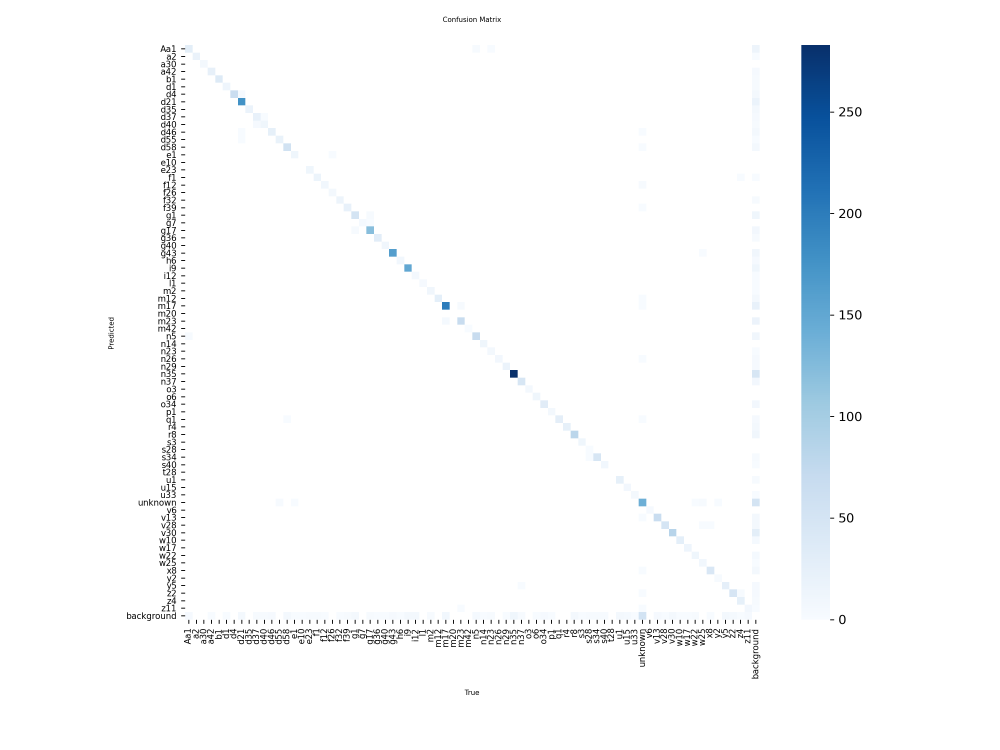
#> input picture confusion_matrix_v3.png, 3000 x 2250 px (shown at 1/3 size); its folder holds only this picture in this run
$ python modify_imgae.py confusion_matrix_v3.png
#> lines starting #> are read from the running program, lines starting #| are printed output that depends on the picture
#!/usr/bin/env python3

# pyrefly: ignore [missing-import]
import cv2
# pyrefly: ignore [missing-import]
import numpy as np
import argparse
import os

"""
Use case :
    python resize_to_224.py <imagen>
    python resize_to_224.py <imagen> --size 224
    python resize_to_224.py <imagen> --margin 8 --output ./output.png

"""

def detect_background_color(img: np.ndarray) -> tuple:
    """
    It detect the background color by using the px color mean
    """
    border = np.concatenate([
        img[0,  :].reshape(-1, 3),   #  upper row
        img[-1, :].reshape(-1, 3),   #  bottom row
        img[:,  0].reshape(-1, 3),   #  left col -start -
        img[:, -1].reshape(-1, 3),   #  right col  -end-
    ])
    return tuple(int(x) for x in np.median(border, axis=0))


def resize_to_square(img: np.ndarray,
                     target: int = 640,
                     margin: int = 6) -> np.ndarray:
    """
    Scale image up to the largest possible size ( target -2 * margin ) constraint
    It  aim to keep aspet ration ,  center inner sign
    """
    h, w      = img.shape[:2]
    max_side  = target - 2 * margin
    scale     = max_side / max(h, w)
    new_w     = int(w * scale)
    new_h     = int(h * scale)

    resized   = cv2.resize(img, (new_w, new_h),
                           interpolation=cv2.INTER_LANCZOS4)

    bg_color  = detect_background_color(img)
    canvas    = np.full((target, target, 3), bg_color, dtype=np.uint8)

    x_off     = (target - new_w) // 2
    y_off     = (target - new_h) // 2
    canvas[y_off:y_off + new_h, x_off:x_off + new_w] = resized

    return canvas


def main():
    parser = argparse.ArgumentParser(
        description="Adaptative Resize"
    )
    parser.add_argument("image_path", help="Income Image path")
    parser.add_argument("--size",   type=int, default=224,
                        help="Output square Size (default: 224)")
    parser.add_argument("--margin", type=int, default=6,
                        help="Px Margin around each sign  (default: 6)")
    parser.add_argument("--output", type=str, default=None,
                        help="Ougtput size (default: <nombre>_224.png besides original image )")
    args = parser.parse_args()

    if not os.path.exists(args.image_path):
        print(f"ERROR: No FOund! — {args.image_path}")
        return

    img = cv2.imread(args.image_path)
#> img is the input picture: shape (2250, 3000, 3); mean B, G, R 252, 251, 249.7
    if img is None:
        print(f"ERROR: Unable to Open! — {args.image_path}")
        return

    h, w = img.shape[:2]
#> h = 2250; w = 3000
    result = resize_to_square(img, target=args.size, margin=args.margin)
#> in resize_to_square, `resized   = cv2.resize(img, (new_w, new_h), interpolation=cv2.INTER_LA..`:
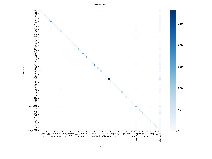
#> resized: shape (159, 212, 3); mean B, G, R 252.1, 251.1, 249.9
#> in resize_to_square, `bg_color  = detect_background_color(img)`: bg_color = (255, 255, 255)
#> in resize_to_square, `canvas    = np.full((target, target, 3), bg_color, dtype=np.uint8)`: canvas: shape (224, 224, 3); every value is 255
#> in resize_to_square, `canvas[y_off:y_off + new_h, x_off:x_off + new_w] = resized`:
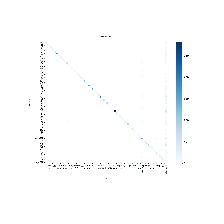
#> canvas: shape (224, 224, 3); mean of channels 0, 1, 2 253.1, 252.4, 251.6; drawn as B, G, R

    if args.output:
        out_path = args.output
    else:
        folder   = os.path.dirname(os.path.abspath(args.image_path))
        name, _  = os.path.splitext(os.path.basename(args.image_path))
        out_path = os.path.join(folder, f"{name}_{args.size}.png")

    cv2.imwrite(out_path, result)
    print(f"  {w}x{h}  →  {args.size}x{args.size}  ✓  {out_path}")
#|   3000x2250  →  224x224  ✓  confusion_matrix_v3_224.png


if __name__ == "__main__":
    main()
